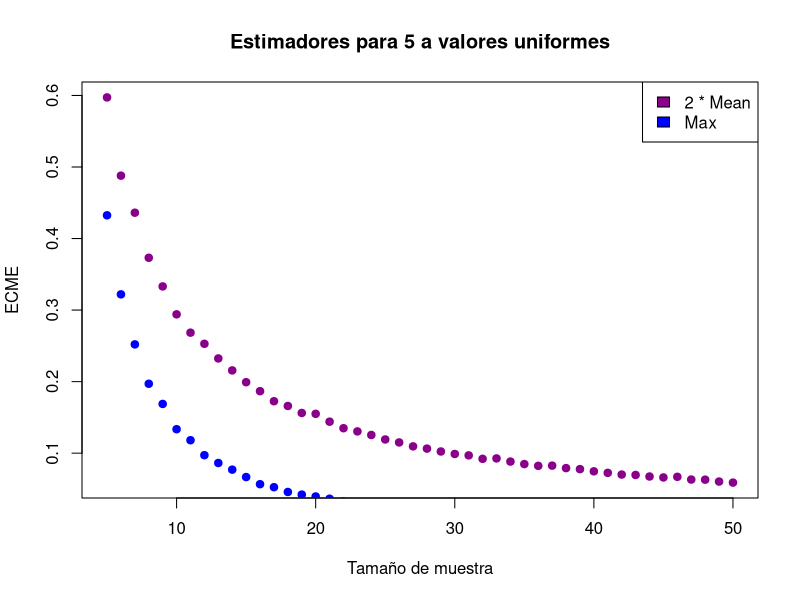

Here is the R script that generated this plot:
## ---- chunk 1
f_est1 <- function (q) {
  2 * mean(q)
}


f_est2 <- function (q) {
  max(q)
}
## ---- chunk 2
ECME <- function(Nrep, unif_v, f){
  mean((replicate(Nrep, f(unif_v))-3)^2)
}

## ---- chunk 3
unif_vals <- function(cant){
  runif(cant, 0, 3)
}
## ---- chunk 4
Nrep = 10000
## ---- chunk 5
vals_30 = unif_vals(30)

ECME_est1_30 <- ECME(Nrep, vals_30, f_est1)
ECME_est2_30 <- ECME(Nrep, vals_30, f_est2)

ECME_est1_30
ECME_est2_30
## ---- chunk 6
vals_50 = unif_vals(50)

ECME_est1_50 <- ECME(Nrep, vals_50, f_est1)
ECME_est2_50 <- ECME(Nrep, vals_50, f_est2)

ECME_est1_50
ECME_est2_50
## ---- chunk 7
vals_100 = unif_vals(100)

ECME_est1_100 <- ECME(Nrep, vals_100, f_est1)
ECME_est2_100 <- ECME(Nrep, vals_100, f_est2)

ECME_est1_100
ECME_est2_100
## ---- chunk 8

ECMEs_est_1 = c(ECME_est1_30, ECME_est1_50, ECME_est1_100)
ECMEs_est_2 = c(ECME_est2_30, ECME_est2_50, ECME_est2_100)

ECMEs = data.frame(c(30, 50, 100), ECMEs_est_1, ECMEs_est_2)

names(ECMEs)[names(ECMEs) == "ECMEs_est_1"] <- "theta^"
names(ECMEs)[names(ECMEs) == "ECMEs_est_2"] <- "theta˜"
names(ECMEs)[names(ECMEs) == "c.30..50..100."] <- "cant"

ECMEs
## ---- chunk 9

vals_est1 = rep(NA, 50)
vals_est2 = rep(NA, 50)

for (i in (5:50)){
  vals_est1[i] <- mean((replicate(Nrep, f_est1(runif(i, 0, 3)))-3)^2)
  vals_est2[i] <- mean((replicate(Nrep, f_est2(runif(i, 0, 3)))-3)^2)
}

plot(vals_est1, col="darkmagenta", pch=19, xlim=c(5, 50), ylab="ECME", xlab="Tamaño de muestra")
legend("topright", legend=c("2 * Mean", "Max"), fill=c("darkmagenta", "blue"))
points(vals_est2, col="blue", pch=19, xlim=c(5, 50))
title("Estimadores para 5 a valores uniformes")

